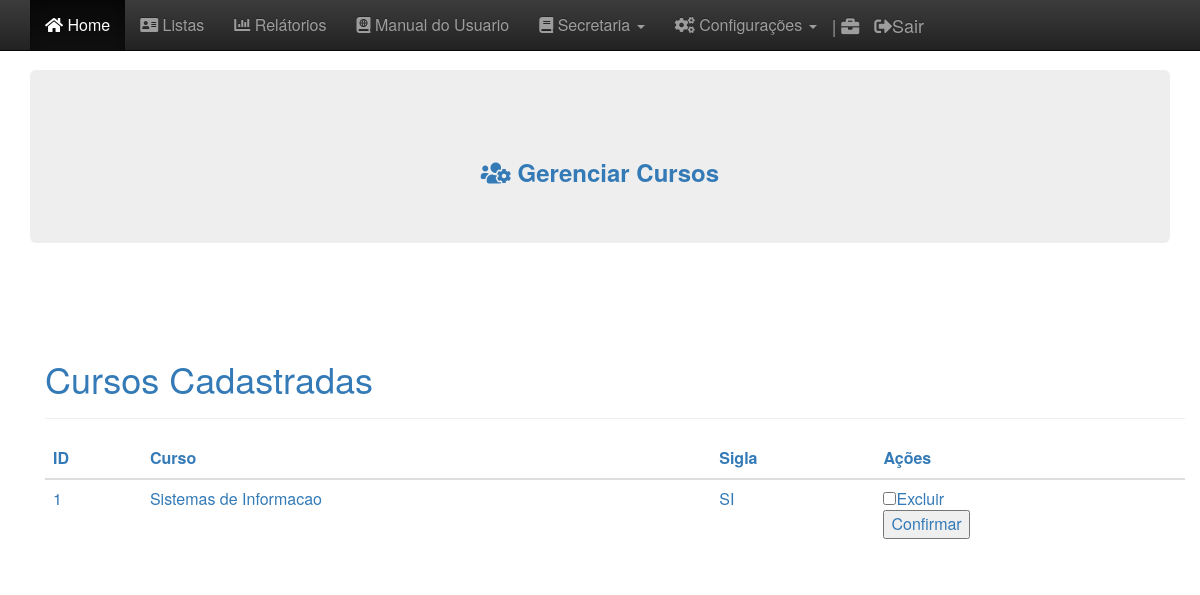
Before: /sga/gerenciar_cursos.php with the older database file.
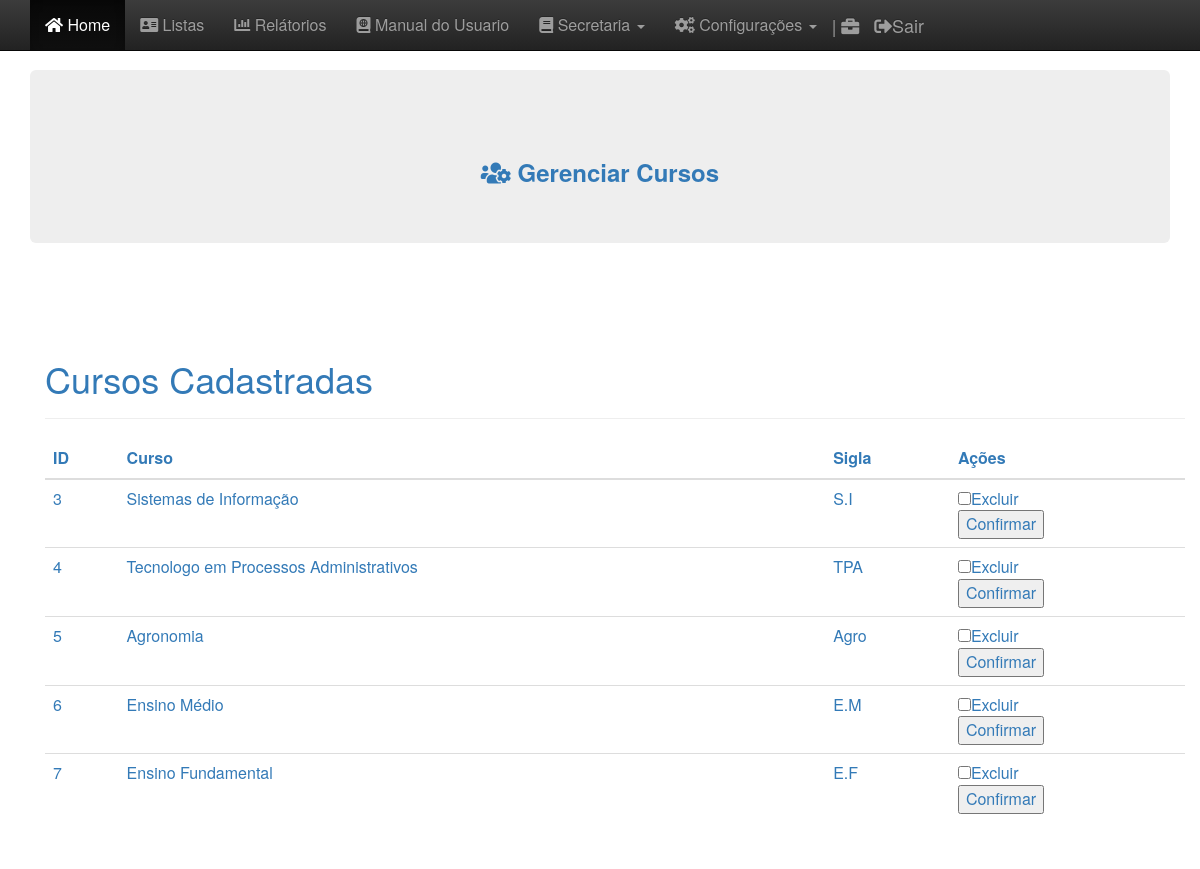
After: the same page with the newer database file.
### tables this page shows
CREATE TABLE `curso` (
  `cod_curso` int(11) NOT NULL,
  `nome` varchar(100) NOT NULL,
  `sigla` varchar(4) NOT NULL
);

### sga/gerenciar_cursos.php (the view, shortened to what this page needs)
<!DOCTYPE html>
<html lang="pt-br">
<head>
  <link href="css/bootstrap.min.css" rel="stylesheet">
  <link href="bootstrap-theme.min.css" rel="stylesheet">
  <link href="theme.css" rel="stylesheet">
  <link rel="stylesheet" href="https://use.fontawesome.com/releases/v5.4.2/css/all.css">
  <link href="css/ie10-viewport-bug-workaround.css" rel="stylesheet">
</head>
<body role="document">
  <?php
  		include_once("menu_admin2.php");
  	?>
  <div class="container theme-showcase" role="main">
    <div class="jumbotron">
      <section class="sombra">
        <hr>
        <CENTER>
          <h3><strong> <i class="fas fa-users-cog"></i> Gerenciar Cursos</strong> </h3>
        </CENTER>
      </section>
      <a class="navbar-brand">
        <a class="navbar-brand"></a>
    </div>
    <br><br>
    <div class="container theme-showcase" role="main">
      <div class="page-header">
        <h1>Cursos Cadastradas </h1>
      </div>
      <div class="row">
        <div class="col-md-12">
          <table class="table">
            <thead>
              <tr>
                <th>ID</th>
                <th>Curso</th>
                <th>Sigla</th>
                <th>Ações</th>
              </tr>
            </thead>
            <tbody>
              <?php
                include"conexao.php";
                $sql = 'SELECT * FROM curso ORDER BY cod_curso';
                $resultado = mysqli_query($con, $sql) ;
                  ?>
            <tbody>
              <?php foreach($resultado as $dado) : ?>
              <tr>
                <td>
                  <?=$dado['cod_curso']?>
                </td>
                <td>
                  <?=$dado['nome']?>
                </td>
                <td>
                  <?=$dado['sigla']?>
                </td>
                <td>
                  <form method="POST" action="excluir_curso.php">
                    <input type="checkbox" name="cod_curso" value="<?=$dado['cod_curso']?>">Excluir<br>
                    <input type="submit" value="Confirmar">
                  </form>
                </td>
              </tr>
              <?php endforeach; ?>
        </div>
      </div>
    </div>
  </div>
</body>
</html>

### sga/menu_admin2.php (shortened to what this page needs)
<nav class="navbar navbar-inverse navbar-fixed-top">
<div class="container">
<div id="navbar" class="navbar-collapse collapse">
<ul class="nav navbar-nav">
<li class="active"><a href="index.php"> <i class="fas fa-home"></i> Home</a></li>
  <li><a href="#about"> <i class="fas fa-address-card"></i> Listas</a></li>
    <li><a href="#about"> <i class="fas fa-chart-bar"></i> Relátorios</a></li>
<li><a href="file:///C:/xampp/htdocs/sga-academico/manual/arquivo.pdf.pdf"><i class="fas fa-atlas"></i></i> Manual do Usuario</a></li>
<li class="dropdown">
  <a href="#" class="dropdown-toggle" data-toggle="dropdown" role="button" aria-haspopup="true" aria-expanded="false"> <i class="fas fa-book"></i> Secretaria <span class="caret"></span></a>
</li>
<li class="dropdown">
  <a href="#" class="dropdown-toggle" data-toggle="dropdown" role="button" aria-haspopup="true" aria-expanded="false"> <i class="fas fa-cogs"></i> Configurações <span class="caret"></span></a>
</li>
</ul>
<a class="navbar-brand">| <i class="fas fa-briefcase"></i> <?php echo$_SESSION['painel']?>
<a class="navbar-brand" href="closed.php"> <i class="fas fa-sign-out-alt"></i>Sair</a>
</a>
</div>
</div>
</nav>

### sga/css/theme.css (style rules this page uses)
body { padding-top: 70px; padding-bottom: 30px; }

Changed rows visible on the page:
removed curso: cod_curso "1", nome "Sistemas de Informacao", sigla "SI"
added curso: cod_curso "3", nome "Sistemas de Informação", sigla "S.I"
added curso: cod_curso "4", nome "Tecnologo em Processos Administrativos", sigla "TPA"
added curso: cod_curso "5", nome "Agronomia", sigla "Agro"
added curso: cod_curso "6", nome "Ensino Médio", sigla "E.M"
added curso: cod_curso "7", nome "Ensino Fundamental", sigla "E.F"
